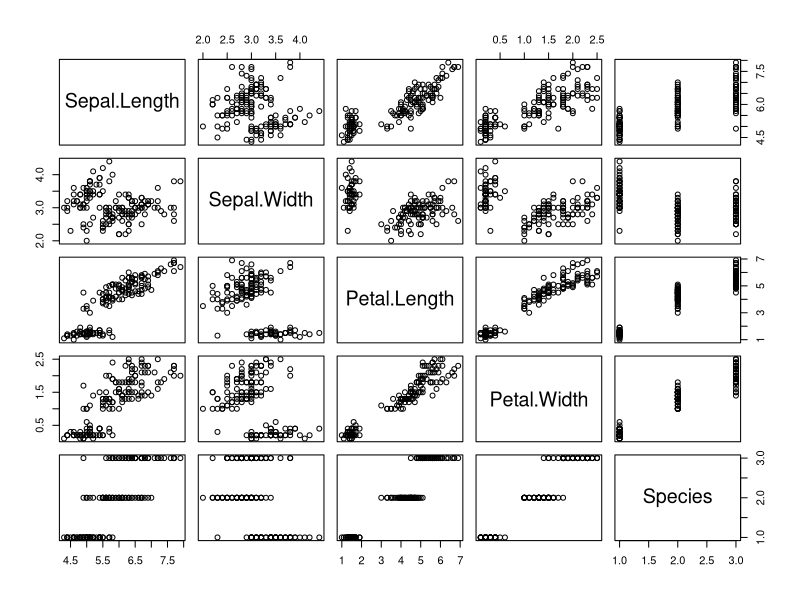
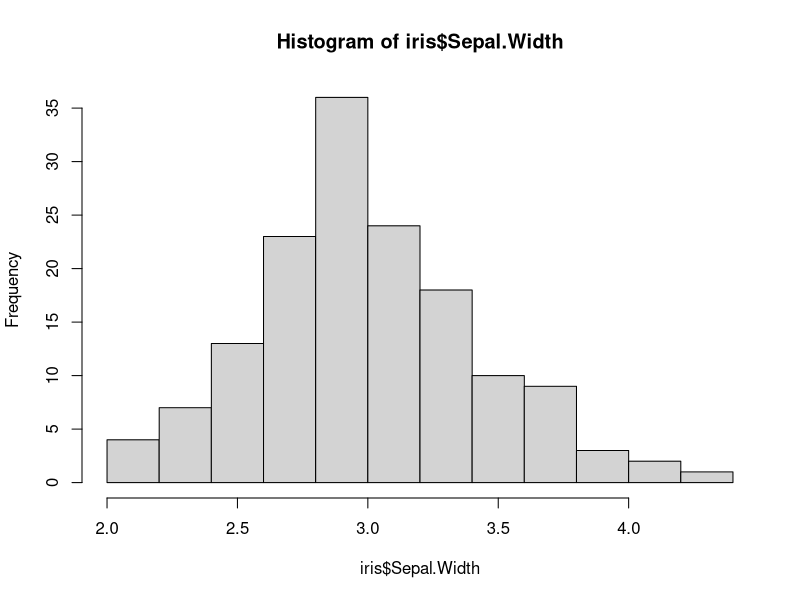
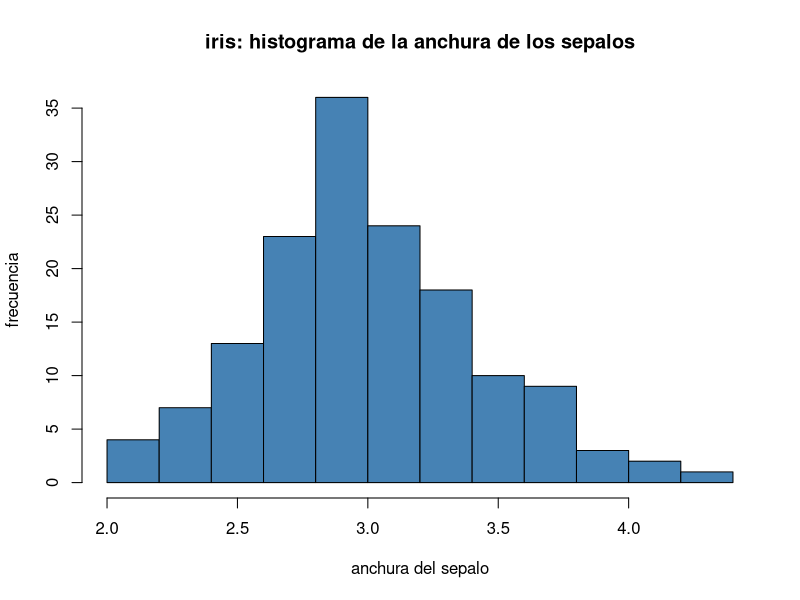
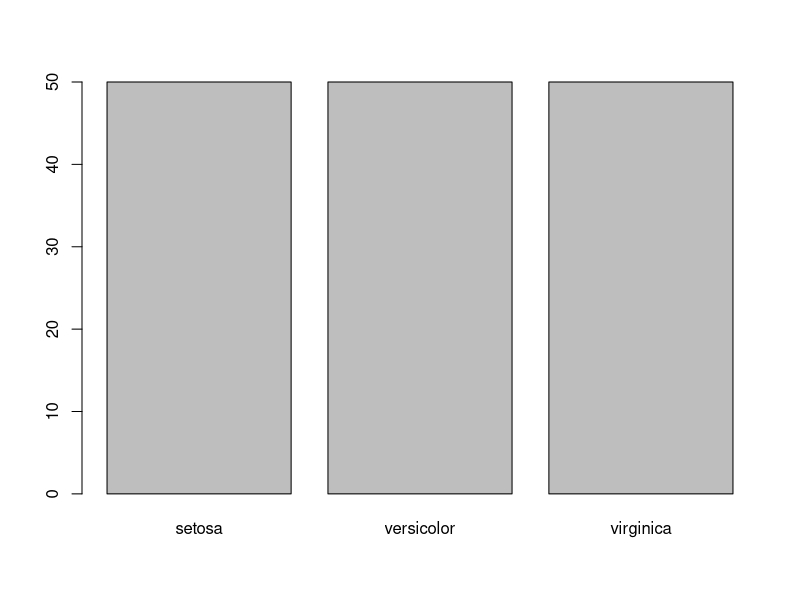
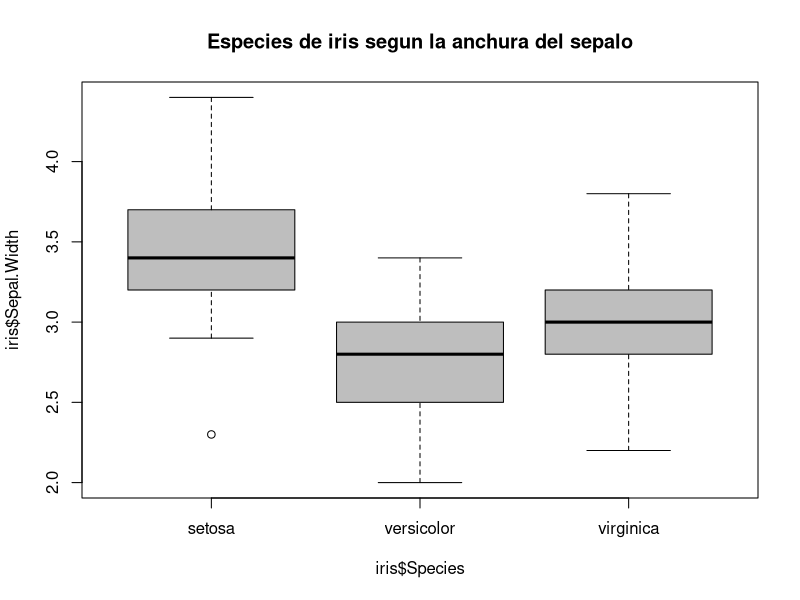

These figures' R source, in order:
library('cluster')

data('iris')
head(iris)  # primeros

print(iris)
plot(iris)
summary(iris)
str(iris) # estructura
tail(iris)  # ultimos
dim(iris) # dimension
nrow(iris)  # numero filas
ncol(iris)  # numero cols
colnames(iris)  # nombre cols

iris[1:10,] # primeras 10 filas
iris[, 3:4]  # columnas 3 a la 4
iris[1:10, 3:4] # primeras 10 filas, columnas 3 y 4
iris[, "Species"] # columna por nombre
iris$Species # columna por nombre
iris[iris$Species == "setosa",] # todas las filas cuya columna Species tiene el valor setosa

copia.iris <- iris  # copiar
ls()  # lista de objetos
rm(copia.iris)  # eliminar!!!
ls()
mi.iris <- iris
head(mi.iris)
mi.iris$Petal.Area <- mi.iris$Petal.Length * mi.iris$Petal.Width  # crea nueva columna
head(mi.iris)
mi.iris$Petal.Area <- NULL  # eliminar columna?

print(mi.iris)
mi.iris <- iris[order(iris$Petal.Length),]  # crea(sobreescribe) una nueva copia ordenada segun Petal.Length
print(mi.iris)

hist(iris$Sepal.Width)  # histograma de Sepal.Width

hist(iris$Sepal.Width, main="iris: histograma de la anchura de los sepalos", xlab="anchura del sepalo", ylab="frecuencia", col="steelblue") # histograma con titulo, etiqueta de x y y y color

barplot(table(iris$Species))

boxplot(iris$Sepal.Width ~iris$Species, col="gray", main="Especies de iris segun la anchura del sepalo")  # boxplot del Sepal.Width agrupado segun Species
